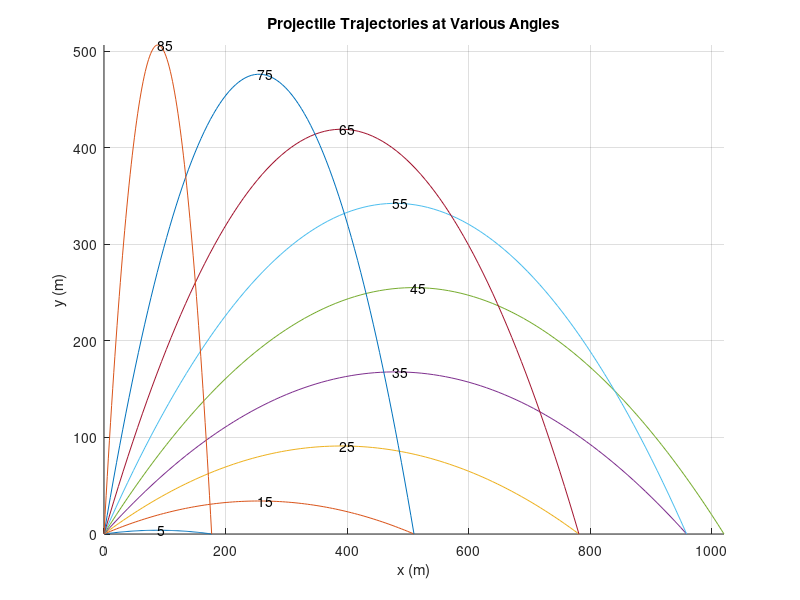

The MATLAB script that drew this image:
% v0 = input('Enter Initial Velocity of Ball in m/s and Press Return: ');
% angle=(5:5:85);
% g=9.81;
% hold on
% for angle = 1:89
%     if()
% tges=(2*v0.*sin(angle.*(pi/180)))/g;
% t =linspace(0,tges);
% vx = v0.*cos(angle.*(pi/180));
% vy = v0.*sin(angle.*(pi/180));
% sx = vx.*t;
% sy=vy.*t-0.5*g.*t.^2;
% plot(sx,sy);
% end
% hold off

vo = 100;  % initial velocity, m/s
a = -9.8;  % acceleration, m/s^2

angle = 5:10:85;       % angles in degrees
angle = angle*pi/180;  % convert to radians

figure;  hold on;      % create a figure and hold it for multiple lines.

% loop over each angle and create the plot for its trajectory.
for i=1:length(angle)
  vox = vo*cos( angle(i) );  % initial x-velocity for this angle
  voy = vo*sin( angle(i) );  % initial y-velocity for this angle
  tf = -2*voy/a;             % time of flight for this angle
  t  = linspace(0,tf);       % a vector of time points for our plot.
  x = vox * t;               % x-position at each point in time.
  y = voy * t + 0.5*a*t.^2;  % y-position at each point in time.
  plot( x, y );              % plot this trajectory.
  
  % annotate the plot by adding a label to the line at the peak of the
  % trajectory indicating the angle that this line corresponds to.

  % find the index for the max height.  There may be more than one if
  % we had a point on either side of the maximum.  In this case,
  % choose the first one.
  maxpt = find( y==max(y) );
  if( length(maxpt)>1 )
    maxpt=maxpt(1);
  end;
  text( x(maxpt), y(maxpt), num2str(angle(i)*180/pi) );
end

grid on;
axis tight;
xlabel('x (m)');
ylabel('y (m)');
title('Projectile Trajectories at Various Angles');